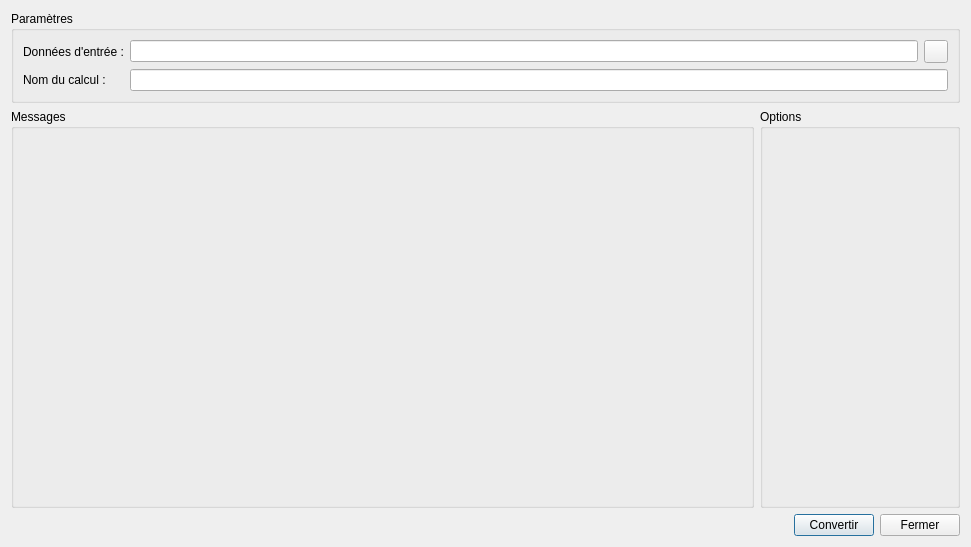
<?xml version="1.0" encoding="UTF-8"?>
<ui version="4.0">
 <class>Dialog</class>
 <widget class="QDialog" name="Dialog">
  <property name="geometry">
   <rect>
    <x>0</x>
    <y>0</y>
    <width>971</width>
    <height>547</height>
   </rect>
  </property>
  <property name="windowTitle">
   <string>Dialog</string>
  </property>
  <layout class="QGridLayout" name="gridLayout_2" rowstretch="0,1,0" columnstretch="1,0">
   <item row="0" column="0" colspan="2">
    <widget class="QGroupBox" name="groupBox">
     <property name="title">
      <string>Paramètres</string>
     </property>
     <layout class="QGridLayout" name="gridLayout">
      <item row="0" column="0">
       <widget class="QLabel" name="label">
        <property name="text">
         <string>Données d'entrée :</string>
        </property>
       </widget>
      </item>
      <item row="1" column="1">
       <widget class="QLineEdit" name="le_name">
        <property name="text">
         <string/>
        </property>
       </widget>
      </item>
      <item row="1" column="0">
       <widget class="QLabel" name="label_2">
        <property name="text">
         <string>Nom du calcul :</string>
        </property>
       </widget>
      </item>
      <item row="0" column="1">
       <layout class="QHBoxLayout" name="horizontalLayout_2">
        <item>
         <widget class="QLineEdit" name="le_input">
          <property name="text">
           <string/>
          </property>
         </widget>
        </item>
        <item>
         <widget class="QToolButton" name="but_input">
          <property name="text">
           <string/>
          </property>
          <property name="icon">
           <iconset>
            <normaloff>../Icons/open.png</normaloff>../Icons/open.png</iconset>
          </property>
         </widget>
        </item>
       </layout>
      </item>
     </layout>
    </widget>
   </item>
   <item row="2" column="0" colspan="2">
    <layout class="QHBoxLayout" name="horizontalLayout_4">
     <item>
      <spacer name="horizontalSpacer_2">
       <property name="orientation">
        <enum>Qt::Horizontal</enum>
       </property>
       <property name="sizeHint" stdset="0">
        <size>
         <width>40</width>
         <height>20</height>
        </size>
       </property>
      </spacer>
     </item>
     <item>
      <widget class="QPushButton" name="but_convert">
       <property name="text">
        <string>Convertir</string>
       </property>
       <property name="icon">
        <iconset>
         <normaloff>../Icons/convert.png</normaloff>../Icons/convert.png</iconset>
       </property>
      </widget>
     </item>
     <item>
      <widget class="QPushButton" name="but_close">
       <property name="text">
        <string>Fermer</string>
       </property>
       <property name="icon">
        <iconset>
         <normaloff>../Icons/close.png</normaloff>../Icons/close.png</iconset>
       </property>
      </widget>
     </item>
    </layout>
   </item>
   <item row="1" column="1">
    <widget class="QGroupBox" name="gp_options">
     <property name="minimumSize">
      <size>
       <width>200</width>
       <height>0</height>
      </size>
     </property>
     <property name="title">
      <string>Options</string>
     </property>
     <layout class="QFormLayout" name="layout_options"/>
    </widget>
   </item>
   <item row="1" column="0">
    <widget class="QGroupBox" name="groupBox_2">
     <property name="title">
      <string>Messages</string>
     </property>
     <layout class="QHBoxLayout" name="logs_layout"/>
    </widget>
   </item>
  </layout>
 </widget>
 <resources/>
 <connections/>
</ui>
